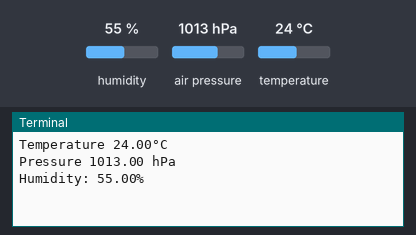
Simulated run of this program. Board: Raspberry Pi (BCM pin numbers). On the bench: the last lines printed to the terminal. The inputs (shaded band) are chosen by the test bench; at power-on: humidity 55 %, air pressure 1013 hPa, temperature 24 °C.

Above: at 1.2 s.
1.3 s: humidity set to 22 %
At 2.6 s:
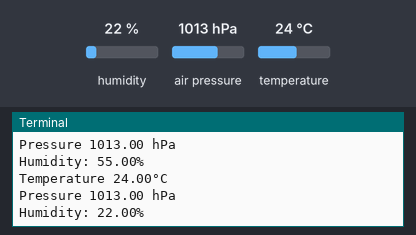
4.0 s: air pressure set to 952 hPa
At 4.5 s:
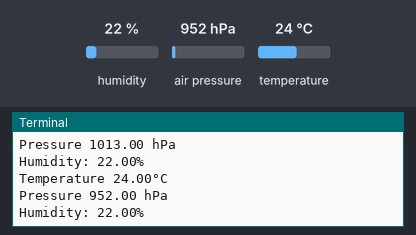
6.7 s: temperature set to 12 °C
At 9.5 s:
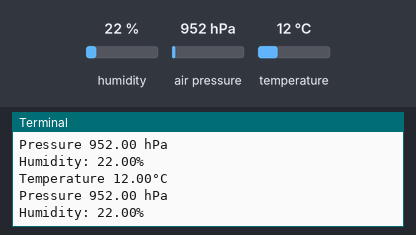

Measured:
- after the input at 1.3 s, the terminal: prints a new line after 0.72 s (image 1)
- after the input at 4.0 s, the terminal: prints a new line at once (image 2)
- after the input at 6.7 s, the terminal: prints a new line after 1.3 s (image 3)

The program:

weatherstation.py
```python
import time
import smbus2
import bme280

address = 0x77

bus = smbus2.SMBus(1)

calibration_params = bme280.load_calibration_params(bus,address)

def main():
        while True:
                data = bme280.sample(bus, address, calibration_params)
                temperature_celcius = data.temperature
                pressure = data.pressure
                humidity = data.humidity

                print(f'Temperature {temperature_celcius:.2f}°C')
                print(f'Pressure {pressure:.2f} hPa')
                print(f'Humidity: {humidity:.2f}%')
                time.sleep(2)

if __name__ == "__main__":
        main()
```
